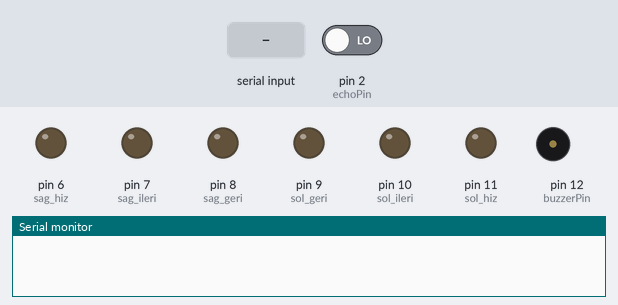
The sketch below on a simulated Arduino Uno, built with avr-gcc and run on an emulated ATmega328P. Parts: output pins drawn as LEDs (lit = HIGH), buzzer (waves = sounding), the last lines printed to the serial monitor. The test bench sets the inputs (shaded band); at power-on: pin 2 (echoPin) LOW. Pins used as bus, display or sensor lines are not drawn.

Above: at 1.2 s.
1.3 s: "F" received over the second serial link
At 2.6 s:
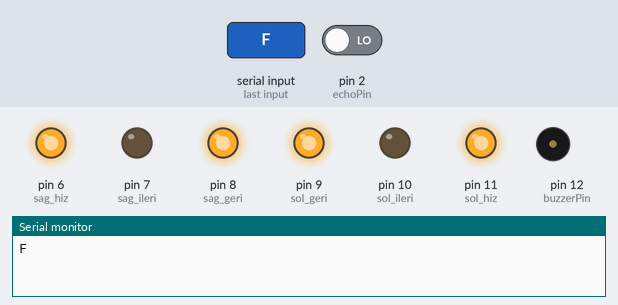
3.6 s: "B" received over the second serial link
At 5.4 s:
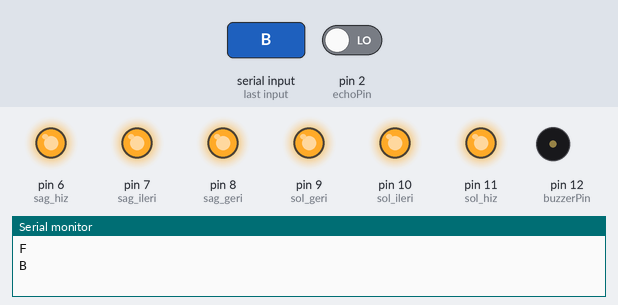
5.7 s: "V" received over the second serial link
At 7.0 s:
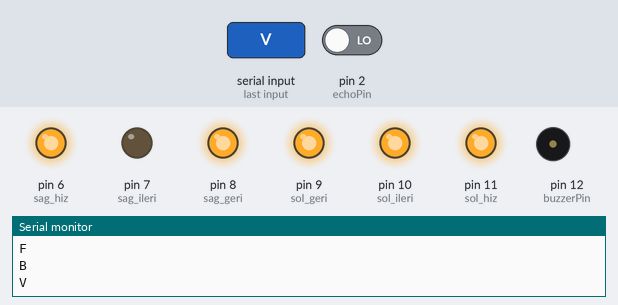
Timing chart, 0 to 8.7 s (numbered marks = the images above; inputs shaded):
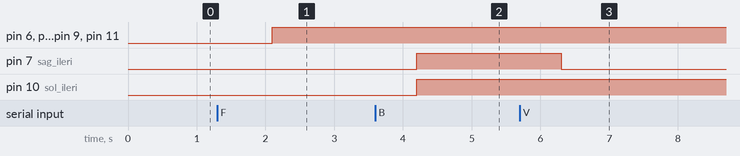

The sketch:

Maket_Araba.ino
```cpp
#include<SoftwareSerial.h>
SoftwareSerial bt_iletisim(0,1);
#define sol_ileri 10
#define sol_geri 9
#define sol_hiz 11
#define echoPin 2
#define trigPin 3
#define sag_ileri 7
#define sag_geri 8
#define sag_hiz 6
int maximumRange = 35;
int minimumRange = 0;
int okunan_deger = 0;
int buzzerPin = 12;
int motorlar_hiz = 255;
int onled = 6;
int onled1 = 7;
int geled = 11;
int geled1 = 8;
void setup()
{
  pinMode(sol_ileri, OUTPUT);
  pinMode(sag_ileri, OUTPUT);
  pinMode(sol_geri, OUTPUT);
  pinMode(sag_geri, OUTPUT);
  pinMode(sol_hiz, OUTPUT);
  pinMode(sag_hiz, OUTPUT);
  pinMode(buzzerPin, OUTPUT);
  pinMode(trigPin, OUTPUT);
  pinMode(echoPin, INPUT);
  pinMode(onled, OUTPUT);
  pinMode(onled1, OUTPUT);
  pinMode(geled, OUTPUT);
  pinMode(geled1, OUTPUT);
  Serial.begin(9600);
  bt_iletisim.begin(9600);
}
void loop()
{
  int olcum = mesafe(maximumRange, minimumRange);
  melodi(olcum*5);
}
int mesafe(int maxrange, int minrange)
{
  long duration, distance;
  digitalWrite(trigPin,0);
  delayMicroseconds(2);
  digitalWrite(trigPin, 1);
  delayMicroseconds(10);
  duration = pulseIn(echoPin, 1);
  distance = duration / 25.2;
  delay(50);
  if(distance >= maxrange || distance <= minrange)
  return 0;
  return distance;
}
int melodi(int dly)
{
  tone(buzzerPin, 440);
  delay(dly);
  noTone(buzzerPin);
  delay(dly);
  if (bt_iletisim.available())
  {
    char data = bt_iletisim.read();
    Serial.println(data);
    if (data == 'F')
    {
      digitalWrite(onled1, 0);
      digitalWrite(buzzerPin, 0);
      ileri();
    }
    else if (data == 'B')
    {
      digitalWrite(onled1, 0);
      digitalWrite(buzzerPin, 1);
      geri();
    }
    else if (data == 'L')
    {
      sol();
    }
    else if (data == 'R')
    {
      sag();
    }
    else if (data == 'S')
    {
      dur();
    }
    else if(data == 'V'){
     digitalWrite(onled1, 0);
     digitalWrite(buzzerPin, 1);
    }
    else if(data == 'v')
    {
      digitalWrite(onled1, 0);
      digitalWrite(buzzerPin, 0);
    }
    else if(data == 'O' ){
      digitalWrite(onled,1);
      digitalWrite(geled,1);
    }
    else if(data == 'A' ){
      digitalWrite(onled1,1);
      digitalWrite(geled1,1);
    }
  }
}
void ileri()
{
  digitalWrite(sol_geri, 1);
  digitalWrite(sag_geri, 1);
  analogWrite(sol_hiz, motorlar_hiz);
  analogWrite(sag_hiz, motorlar_hiz);
}
void geri()
{
  digitalWrite(sol_ileri, 1);
  digitalWrite(sag_ileri, 1);
  analogWrite(sol_hiz, motorlar_hiz);
  analogWrite(sag_hiz, motorlar_hiz);
}
void sag()
{
  digitalWrite(sol_ileri, 1);
  digitalWrite(sag_geri, 1);
  analogWrite(sol_hiz, motorlar_hiz);
  analogWrite(sag_hiz, motorlar_hiz);
}
void sol()
{
  digitalWrite(sol_geri, 1);
  digitalWrite(sag_ileri, 1);
  analogWrite(sol_hiz, motorlar_hiz);
  analogWrite(sag_hiz, motorlar_hiz);
}
void dur()
{
  digitalWrite(sol_ileri, 0);
  digitalWrite(sol_geri, 0);
  digitalWrite(sag_ileri, 0);
  digitalWrite(sag_geri, 0);
  analogWrite(sol_hiz, 0);
  analogWrite(sag_hiz, 0);
}
```

Measured:
- after the input at 1.3 s, pin 6 (sag_hiz), pin 8 (sag_geri), pin 9 (sol_geri), pin 11 (sol_hiz): LOW → HIGH after 0.80 s
- after the input at 3.6 s, pin 7 (sag_ileri), pin 10 (sol_ileri): LOW → HIGH after 0.60 s
- after the input at 5.7 s, pin 7 (sag_ileri): HIGH → LOW after 0.60 s
